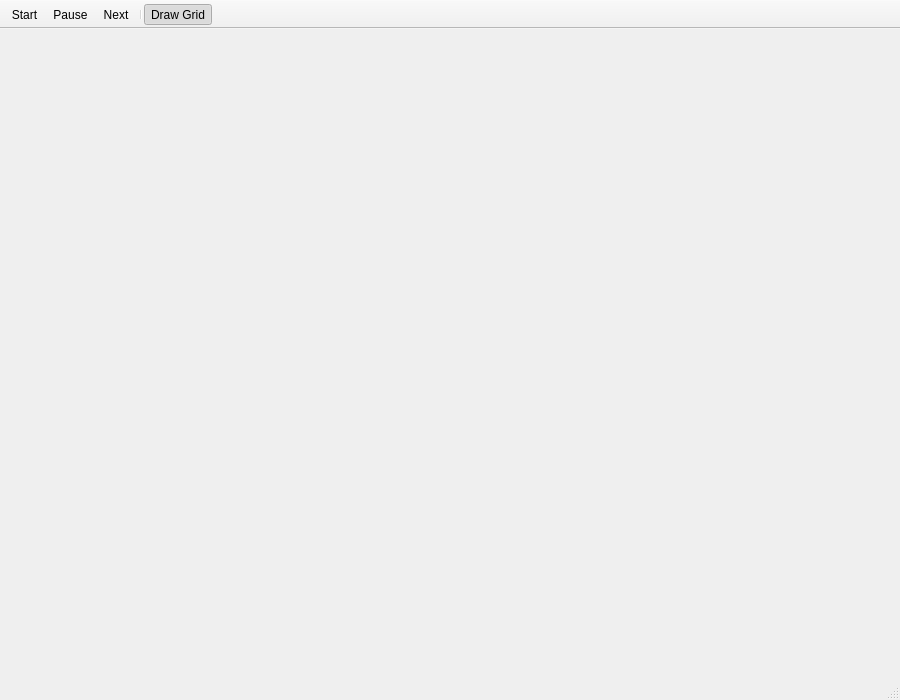
<?xml version="1.0" encoding="UTF-8"?>
<ui version="4.0">
 <class>MainWindow</class>
 <widget class="QMainWindow" name="MainWindow">
  <property name="geometry">
   <rect>
    <x>0</x>
    <y>0</y>
    <width>900</width>
    <height>700</height>
   </rect>
  </property>
  <property name="windowTitle">
   <string>GameOfLife - jsbot@ya.ru</string>
  </property>
  <widget class="MainWidget" name="centralWidget">
   <property name="sizePolicy">
    <sizepolicy hsizetype="Maximum" vsizetype="Maximum">
     <horstretch>0</horstretch>
     <verstretch>0</verstretch>
    </sizepolicy>
   </property>
  </widget>
  <widget class="QToolBar" name="mainToolBar">
   <property name="movable">
    <bool>false</bool>
   </property>
   <attribute name="toolBarArea">
    <enum>TopToolBarArea</enum>
   </attribute>
   <attribute name="toolBarBreak">
    <bool>false</bool>
   </attribute>
   <addaction name="actionStart"/>
   <addaction name="actionPause"/>
   <addaction name="actionNext"/>
   <addaction name="separator"/>
   <addaction name="actionShow_grid"/>
  </widget>
  <widget class="QStatusBar" name="statusBar"/>
  <action name="actionStart">
   <property name="text">
    <string>Start</string>
   </property>
   <property name="toolTip">
    <string>Start creating generations</string>
   </property>
  </action>
  <action name="actionPause">
   <property name="text">
    <string>Pause</string>
   </property>
   <property name="toolTip">
    <string>Pause creating generations</string>
   </property>
  </action>
  <action name="actionShow_grid">
   <property name="checkable">
    <bool>true</bool>
   </property>
   <property name="checked">
    <bool>true</bool>
   </property>
   <property name="text">
    <string>Draw Grid</string>
   </property>
  </action>
  <action name="actionNext">
   <property name="text">
    <string>Next</string>
   </property>
   <property name="toolTip">
    <string>Next generation</string>
   </property>
  </action>
 </widget>
 <layoutdefault spacing="6" margin="11"/>
 <customwidgets>
  <customwidget>
   <class>MainWidget</class>
   <extends>QWidget</extends>
   <header>mainwidget.h</header>
   <container>1</container>
  </customwidget>
 </customwidgets>
 <resources/>
 <connections/>
</ui>
